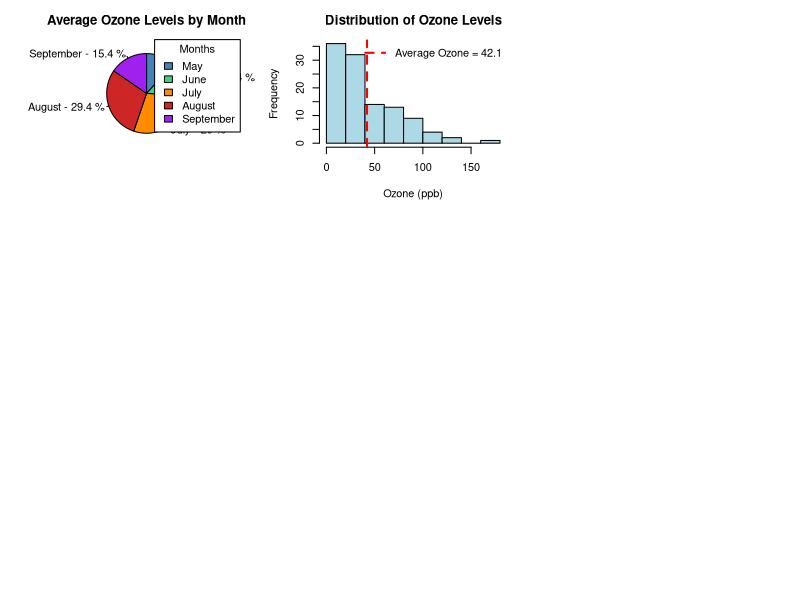
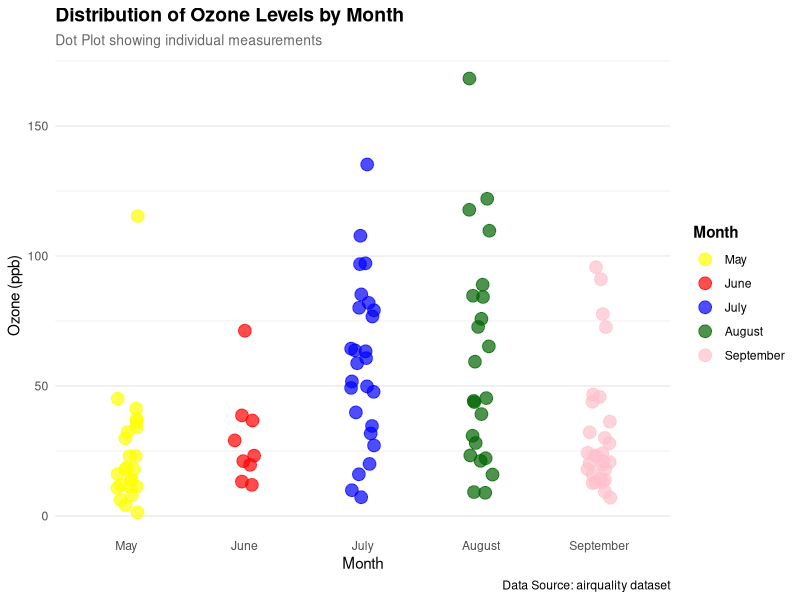
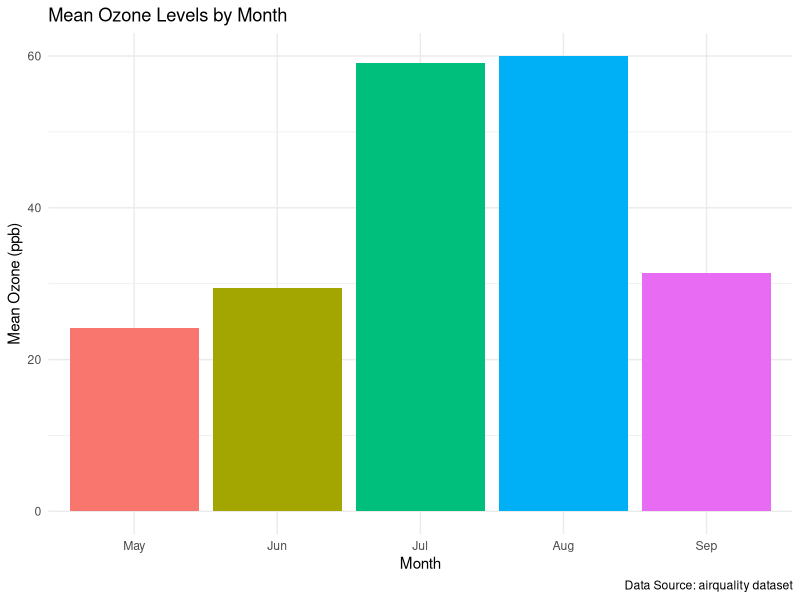
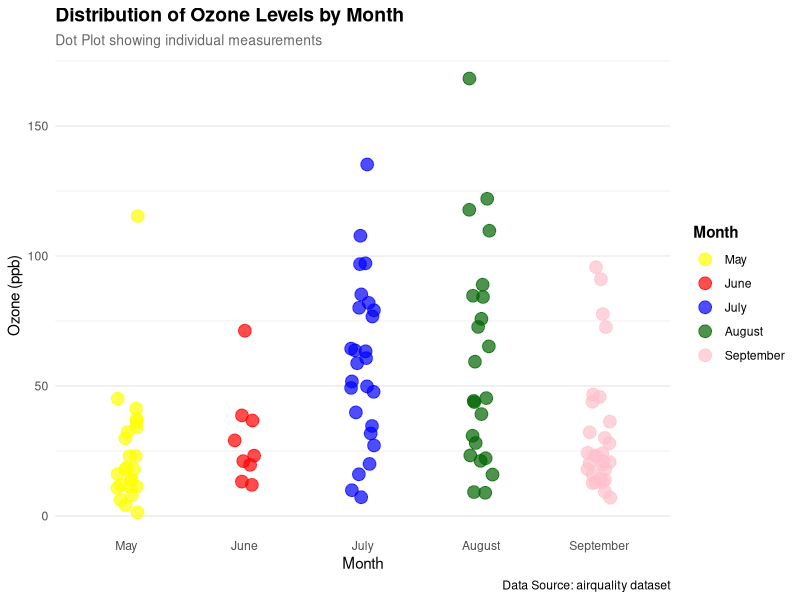

Source code (R) for these figures, in order:
# ====================================================================
# lab10_Data_Dynamo-s.R
# Collaborative R Visualization Project
# Dataset: airquality 
# Team Members:
# Esha Kambli 2301 - Pie Chart
# Deversh Shetgaonkar 2302 - Box Plot
# Sahil Gaonkar 2305 - Stacked Bar Chart
# Prabhanjan Halvegar 2306 - Line Chart
# Atharv Gawas 2313 - Dot Chart
# Aarchi Teli 2318 - Histogram
# Sarvadhnya Patil 2321 - Bar Chart
# Harsh Palyekar 2329 - Scatter Chart
# ====================================================================

# ====================================================================
# SECTION 0: SHARED SETUP (DO NOT MODIFY)
# ====================================================================
# Load dataset
data(airquality)

# Shared data preparation
air_data <- na.omit(airquality)
air_data$Month <- factor(air_data$Month,
                         levels = c(5, 6, 7, 8, 9),
                         labels = c("May", "June", "July", "August", "September"))

# Shared color palette
month_colors <- c("steelblue", "seagreen3", "darkorange", "firebrick3", "purple")

# ====================================================================
# SECTION 1: PIE CHART - Esha Kambli (2301)
# ====================================================================
plot_pie_chart <- function() {

  # Calculate average Ozone by Month (using shared air_data)
  avg_ozone <- tapply(air_data$Ozone, air_data$Month, mean)

  # Calculate percentage contribution
  percentages <- round(100 * avg_ozone / sum(avg_ozone), 1)

  # Labels for pie slices and legend
  pie_labels <- paste(names(avg_ozone), "-", percentages, "%")
  legend_labels <- names(avg_ozone)

  # Generate pie chart
  pie(
    avg_ozone,
    labels = pie_labels,
    main = "Average Ozone Levels by Month",
    col = month_colors,
    clockwise = TRUE
  )

  # Add legend
  legend(
    "topright",
    legend = legend_labels,
    fill = month_colors,
    title = "Months"
  )

  
  cat("Pie Chart section - Esha Kambli\n")
}

# ====================================================================
# SECTION 2: BAR CHART - Sarvadhnya Patil (2321)
# ====================================================================
plot_bar_chart <- function() {

# BAR PLOT — by Sarvadhnya (2321)
# Plot: Mean Ozone by Month (airquality dataset)

library(ggplot2)
library(dplyr)

# Load and clean data
data("airquality")
aq <- na.omit(airquality)

ozone_by_month <- aq %>%
  group_by(Month) %>%
  summarise(mean_ozone = mean(Ozone))

ozone_by_month$Month <- factor(ozone_by_month$Month,
                               labels = c("May", "Jun", "Jul", "Aug", "Sep"))

# Create the bar plot
bar_plot <- ggplot(ozone_by_month, aes(x = Month, y = mean_ozone, fill = Month)) +
  geom_bar(stat = "identity") +
  labs(title = "Mean Ozone Levels by Month",
       x = "Month",
       y = "Mean Ozone (ppb)",
       caption = "Data Source: airquality dataset") +
  theme_minimal() +
  theme(legend.position = "none")

# Save plot
if (!dir.exists("images")) dir.create("images")
ggsave("images/barplot_ozone_by_month.png", bar_plot, width = 7, height = 5, dpi = 300)

print("Bar plot created and saved to images/barplot_ozone_by_month.png")
  
  cat("Bar Chart section - Sarvadhnya Patil\n")
}


# ====================================================================
# SECTION 3: LINE CHART - Prabhanjan Halvegar (2306)
# ====================================================================
plot_line_chart <- function() {
  
  
  cat("Line Chart section - Prabhanjan Halvegar\n")
}

# ====================================================================
# SECTION 4: STACKED BAR CHART - Sahil Gaonkar (2305)
# ====================================================================
plot_stacked_bar <- function() {
  
  
  cat("Stacked Bar Chart section - Sahil Gaonkar\n")
}

# ====================================================================
# SECTION 5: HISTOGRAM - Aarchi Teli (2318)
# ====================================================================
plot_histogram <- function() {
  
  # Simple message
  cat("Creating Histogram for Ozone Levels...\n")
  
  # Calculate summary statistics for logic
  avg_ozone <- mean(air_data$Ozone)
  
  # Create Histogram
  hist(air_data$Ozone,
       main = "Distribution of Ozone Levels",
       xlab = "Ozone (ppb)",
       ylab = "Frequency",
       col = "lightblue",
       border = "black")
  
  # Add a vertical line showing the average Ozone
  abline(v = avg_ozone, col = "red", lwd = 2, lty = 2)
  
  # Add a legend for clarity
  legend("topright",
         legend = paste("Average Ozone =", round(avg_ozone, 1)),
         col = "red", lwd = 2, lty = 2, bty = "n")
  
  cat("Histogram section - Aarchi Teli (2318) - Complete\n")
}

# ====================================================================
# SECTION 6: DOT CHART - Atharv Gawas (2313)
# ====================================================================
plot_dot_chart <- function() {
  # Load required libraries (only if not already loaded)
  if (!require("ggplot2", quietly = TRUE)) {
    stop("ggplot2 package required. Please install it with: install.packages('ggplot2')")
  }
  if (!require("dplyr", quietly = TRUE)) {
    stop("dplyr package required. Please install it with: install.packages('dplyr')")
  }
  
  # Prepare data: Get all ozone readings by month
  ozone_data <- air_data %>%
    select(Month, Ozone) %>%
    mutate(Month = factor(Month, levels = c("May", "June", "July", "August", "September")))
  
  # Create the dot plot with multiple points per month
  dot_plot <- ggplot(ozone_data, aes(x = Month, y = Ozone, color = Month)) +
    geom_point(size = 4, alpha = 0.7, position = position_jitter(width = 0.1, seed = 42)) +
    labs(title = "Distribution of Ozone Levels by Month",
         subtitle = "Dot Plot showing individual measurements",
         x = "Month",
         y = "Ozone (ppb)",
         color = "Month",
         caption = "Data Source: airquality dataset") +
    scale_color_manual(values = c("May" = "yellow", 
                                  "June" = "red", 
                                  "July" = "blue", 
                                  "August" = "darkgreen", 
                                  "September" = "pink")) +
    theme_minimal() +
    theme(plot.title = element_text(face = "bold", size = 14),
          plot.subtitle = element_text(size = 10, color = "gray40"),
          legend.position = "right",
          legend.title = element_text(face = "bold"),
          panel.grid.major.x = element_blank())
  
  # Display the plot
  print(dot_plot)
  
  # Save plot (optional - only saves when function is called individually)
  if (!dir.exists("images")) dir.create("images")
  ggsave("images/dotplot_ozone_by_month.png", dot_plot, width = 8, height = 5, dpi = 300)
  
  cat("Dot Chart section - Atharv Gawas (2313) - Complete\n")
  
  # Return the plot object invisibly for potential further use
  invisible(dot_plot)
}

# ====================================================================
# SECTION 7: SCATTER CHART - Harsh Palyekar (2329)
# ====================================================================
plot_scatter_chart <- function() {

  
  cat("Scatter Chart section - Harsh Palyekar\n")
}

# ====================================================================
# SECTION 8: BOX PLOT - Deversh Shetgaonkar (2302)
# ====================================================================
plot_box_plot <- function() {

  
  cat("Box Plot section - Deversh Shetgaonkar\n")
}

# ====================================================================
# MAIN EXECUTION: Run all plots
# ====================================================================
# Set up multi-panel layout for viewing all plots
par(mfrow = c(3, 3), mar = c(4, 4, 3, 2))

# Execute each plot function
plot_pie_chart()
plot_bar_chart()
plot_line_chart()
plot_stacked_bar()
plot_histogram()
plot_dot_chart()
plot_scatter_chart()
plot_box_plot()

# Reset layout
par(mfrow = c(1, 1))
